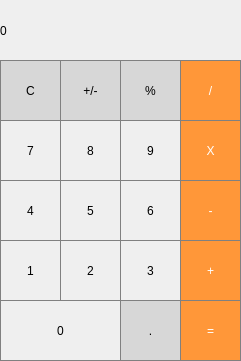
<?xml version="1.0" encoding="UTF-8"?>
<ui version="4.0">
 <class>MainWindow</class>
 <widget class="QMainWindow" name="MainWindow">
  <property name="geometry">
   <rect>
    <x>0</x>
    <y>0</y>
    <width>241</width>
    <height>361</height>
   </rect>
  </property>
  <property name="windowTitle">
   <string>MainWindow</string>
  </property>
  <widget class="QWidget" name="centralwidget">
   <widget class="QLabel" name="label">
    <property name="geometry">
     <rect>
      <x>0</x>
      <y>0</y>
      <width>241</width>
      <height>61</height>
     </rect>
    </property>
    <property name="styleSheet">
     <string notr="true">
/* (Label at top) Label Stylesheet */

QLabel {
  qproperty-alignment: 'AlignVCenter | AlignRight';
  border: 1px solid gray;
}

background-color : white;

/* End Label Stylesheet */</string>
    </property>
    <property name="text">
     <string>0</string>
    </property>
   </widget>
   <widget class="QPushButton" name="clear_button">
    <property name="geometry">
     <rect>
      <x>0</x>
      <y>60</y>
      <width>61</width>
      <height>61</height>
     </rect>
    </property>
    <property name="styleSheet">
     <string notr="true">
/* (Clear,+/-,%,. buttons) Unary Operations Buttons Stylesheet */

QPushButton {
  background-color: rgb(215, 215, 215);
  border: 1px solid gray;
}
QPushButton:pressed {
    background-color: qlineargradient(x1: 0, y1: 0, x2: 0, y2: 1,
                                      stop: 0 #BEBEBE, stop: 1 #D7D7D7);
}
/* End Unary Operations Buttons Stylesheet */</string>
    </property>
    <property name="text">
     <string>C</string>
    </property>
   </widget>
   <widget class="QPushButton" name="plusminus_button">
    <property name="geometry">
     <rect>
      <x>60</x>
      <y>60</y>
      <width>61</width>
      <height>61</height>
     </rect>
    </property>
    <property name="styleSheet">
     <string notr="true">
/* (Clear,+/-,%,. buttons) Unary Operations Buttons Stylesheet */

QPushButton {
  background-color: rgb(215, 215, 215);
  border: 1px solid gray;
}
QPushButton:pressed {
    background-color: qlineargradient(x1: 0, y1: 0, x2: 0, y2: 1,
                                      stop: 0 #BEBEBE, stop: 1 #D7D7D7);
}
/* End Unary Operations Buttons Stylesheet */</string>
    </property>
    <property name="text">
     <string>+/-</string>
    </property>
   </widget>
   <widget class="QPushButton" name="percent_button">
    <property name="geometry">
     <rect>
      <x>120</x>
      <y>60</y>
      <width>61</width>
      <height>61</height>
     </rect>
    </property>
    <property name="styleSheet">
     <string notr="true">
/* (Clear,+/-,%,. buttons) Unary Operations Buttons Stylesheet */

QPushButton {
  background-color: rgb(215, 215, 215);
  border: 1px solid gray;
}
QPushButton:pressed {
    background-color: qlineargradient(x1: 0, y1: 0, x2: 0, y2: 1,
                                      stop: 0 #BEBEBE, stop: 1 #D7D7D7);
}
/* End Unary Operations Buttons Stylesheet */</string>
    </property>
    <property name="text">
     <string>%</string>
    </property>
   </widget>
   <widget class="QPushButton" name="divide_button">
    <property name="geometry">
     <rect>
      <x>180</x>
      <y>60</y>
      <width>61</width>
      <height>61</height>
     </rect>
    </property>
    <property name="styleSheet">
     <string notr="true">
/* (Orange buttons) Operations Buttons Stylesheet */
QPushButton {
  background-color: rgb(255, 151, 57);
  color: white; 
  border: 1px solid gray;
}

QPushButton:pressed {
    background-color: qlineargradient(x1: 0, y1: 0, x2: 0, y2: 1,
                                      stop: 0 #FF7832, stop: 1 #FF9739);
}
</string>
    </property>
    <property name="text">
     <string>/</string>
    </property>
   </widget>
   <widget class="QPushButton" name="nine_button">
    <property name="geometry">
     <rect>
      <x>120</x>
      <y>120</y>
      <width>61</width>
      <height>61</height>
     </rect>
    </property>
    <property name="styleSheet">
     <string notr="true">/* Digits 0-9 Stylesheet */
QPushButton {
   border: 1px solid gray;
}
QPushButton:pressed {
    background-color: qlineargradient(x1: 0, y1: 0, x2: 0, y2: 1,
                                      stop: 0 #dadbde, stop: 1 #f6f7fa);
}

/* End Digits 0-9 Stylesheet */
</string>
    </property>
    <property name="text">
     <string>9</string>
    </property>
   </widget>
   <widget class="QPushButton" name="eight_button">
    <property name="geometry">
     <rect>
      <x>60</x>
      <y>120</y>
      <width>61</width>
      <height>61</height>
     </rect>
    </property>
    <property name="styleSheet">
     <string notr="true">/* Digits 0-9 Stylesheet */
QPushButton {
   border: 1px solid gray;
}
QPushButton:pressed {
    background-color: qlineargradient(x1: 0, y1: 0, x2: 0, y2: 1,
                                      stop: 0 #dadbde, stop: 1 #f6f7fa);
}

/* End Digits 0-9 Stylesheet */
</string>
    </property>
    <property name="text">
     <string>8</string>
    </property>
   </widget>
   <widget class="QPushButton" name="seven_button">
    <property name="geometry">
     <rect>
      <x>0</x>
      <y>120</y>
      <width>61</width>
      <height>61</height>
     </rect>
    </property>
    <property name="styleSheet">
     <string notr="true">/* Digits 0-9 Stylesheet */
QPushButton {
   border: 1px solid gray;
}
QPushButton:pressed {
    background-color: qlineargradient(x1: 0, y1: 0, x2: 0, y2: 1,
                                      stop: 0 #dadbde, stop: 1 #f6f7fa);
}

/* End Digits 0-9 Stylesheet */
</string>
    </property>
    <property name="text">
     <string>7</string>
    </property>
   </widget>
   <widget class="QPushButton" name="multiply_button">
    <property name="geometry">
     <rect>
      <x>180</x>
      <y>120</y>
      <width>61</width>
      <height>61</height>
     </rect>
    </property>
    <property name="styleSheet">
     <string notr="true">
/* (Orange buttons) Operations Buttons Stylesheet */
QPushButton {
  background-color: rgb(255, 151, 57);
  color: white; 
  border: 1px solid gray;
}

QPushButton:pressed {
    background-color: qlineargradient(x1: 0, y1: 0, x2: 0, y2: 1,
                                      stop: 0 #FF7832, stop: 1 #FF9739);
}
</string>
    </property>
    <property name="text">
     <string>X</string>
    </property>
   </widget>
   <widget class="QPushButton" name="two_button">
    <property name="geometry">
     <rect>
      <x>60</x>
      <y>240</y>
      <width>61</width>
      <height>61</height>
     </rect>
    </property>
    <property name="styleSheet">
     <string notr="true">/* Digits 0-9 Stylesheet */
QPushButton {
   border: 1px solid gray;
}
QPushButton:pressed {
    background-color: qlineargradient(x1: 0, y1: 0, x2: 0, y2: 1,
                                      stop: 0 #dadbde, stop: 1 #f6f7fa);
}

/* End Digits 0-9 Stylesheet */
</string>
    </property>
    <property name="text">
     <string>2</string>
    </property>
   </widget>
   <widget class="QPushButton" name="three_button">
    <property name="geometry">
     <rect>
      <x>120</x>
      <y>240</y>
      <width>61</width>
      <height>61</height>
     </rect>
    </property>
    <property name="styleSheet">
     <string notr="true">/* Digits 0-9 Stylesheet */
QPushButton {
   border: 1px solid gray;
}
QPushButton:pressed {
    background-color: qlineargradient(x1: 0, y1: 0, x2: 0, y2: 1,
                                      stop: 0 #dadbde, stop: 1 #f6f7fa);
}

/* End Digits 0-9 Stylesheet */
</string>
    </property>
    <property name="text">
     <string>3</string>
    </property>
   </widget>
   <widget class="QPushButton" name="six_button">
    <property name="geometry">
     <rect>
      <x>120</x>
      <y>180</y>
      <width>61</width>
      <height>61</height>
     </rect>
    </property>
    <property name="styleSheet">
     <string notr="true">/* Digits 0-9 Stylesheet */
QPushButton {
   border: 1px solid gray;
}
QPushButton:pressed {
    background-color: qlineargradient(x1: 0, y1: 0, x2: 0, y2: 1,
                                      stop: 0 #dadbde, stop: 1 #f6f7fa);
}

/* End Digits 0-9 Stylesheet */
</string>
    </property>
    <property name="text">
     <string>6</string>
    </property>
   </widget>
   <widget class="QPushButton" name="five_button">
    <property name="geometry">
     <rect>
      <x>60</x>
      <y>180</y>
      <width>61</width>
      <height>61</height>
     </rect>
    </property>
    <property name="styleSheet">
     <string notr="true">/* Digits 0-9 Stylesheet */
QPushButton {
   border: 1px solid gray;
}
QPushButton:pressed {
    background-color: qlineargradient(x1: 0, y1: 0, x2: 0, y2: 1,
                                      stop: 0 #dadbde, stop: 1 #f6f7fa);
}

/* End Digits 0-9 Stylesheet */
</string>
    </property>
    <property name="text">
     <string>5</string>
    </property>
   </widget>
   <widget class="QPushButton" name="four_button">
    <property name="geometry">
     <rect>
      <x>0</x>
      <y>180</y>
      <width>61</width>
      <height>61</height>
     </rect>
    </property>
    <property name="styleSheet">
     <string notr="true">/* Digits 0-9 Stylesheet */
QPushButton {
   border: 1px solid gray;
}
QPushButton:pressed {
    background-color: qlineargradient(x1: 0, y1: 0, x2: 0, y2: 1,
                                      stop: 0 #dadbde, stop: 1 #f6f7fa);
}

/* End Digits 0-9 Stylesheet */
</string>
    </property>
    <property name="text">
     <string>4</string>
    </property>
   </widget>
   <widget class="QPushButton" name="one_button">
    <property name="geometry">
     <rect>
      <x>0</x>
      <y>240</y>
      <width>61</width>
      <height>61</height>
     </rect>
    </property>
    <property name="styleSheet">
     <string notr="true">/* Digits 0-9 Stylesheet */
QPushButton {
   border: 1px solid gray;
}
QPushButton:pressed {
    background-color: qlineargradient(x1: 0, y1: 0, x2: 0, y2: 1,
                                      stop: 0 #dadbde, stop: 1 #f6f7fa);
}

/* End Digits 0-9 Stylesheet */
</string>
    </property>
    <property name="text">
     <string>1</string>
    </property>
   </widget>
   <widget class="QPushButton" name="add_button">
    <property name="geometry">
     <rect>
      <x>180</x>
      <y>240</y>
      <width>61</width>
      <height>61</height>
     </rect>
    </property>
    <property name="styleSheet">
     <string notr="true">
/* (Orange buttons) Operations Buttons Stylesheet */
QPushButton {
  background-color: rgb(255, 151, 57);
  color: white; 
  border: 1px solid gray;
}

QPushButton:pressed {
    background-color: qlineargradient(x1: 0, y1: 0, x2: 0, y2: 1,
                                      stop: 0 #FF7832, stop: 1 #FF9739);
}
</string>
    </property>
    <property name="text">
     <string>+</string>
    </property>
   </widget>
   <widget class="QPushButton" name="subtract_button">
    <property name="geometry">
     <rect>
      <x>180</x>
      <y>180</y>
      <width>61</width>
      <height>61</height>
     </rect>
    </property>
    <property name="styleSheet">
     <string notr="true">
/* (Orange buttons) Operations Buttons Stylesheet */
QPushButton {
  background-color: rgb(255, 151, 57);
  color: white; 
  border: 1px solid gray;
}

QPushButton:pressed {
    background-color: qlineargradient(x1: 0, y1: 0, x2: 0, y2: 1,
                                      stop: 0 #FF7832, stop: 1 #FF9739);
}
</string>
    </property>
    <property name="text">
     <string>-</string>
    </property>
   </widget>
   <widget class="QPushButton" name="equals_button">
    <property name="geometry">
     <rect>
      <x>180</x>
      <y>300</y>
      <width>61</width>
      <height>61</height>
     </rect>
    </property>
    <property name="styleSheet">
     <string notr="true">
/* (Orange buttons) Operations Buttons Stylesheet */
QPushButton {
  background-color: rgb(255, 151, 57);
  color: white; 
  border: 1px solid gray;
}

QPushButton:pressed {
    background-color: qlineargradient(x1: 0, y1: 0, x2: 0, y2: 1,
                                      stop: 0 #FF7832, stop: 1 #FF9739);
}
</string>
    </property>
    <property name="text">
     <string>=</string>
    </property>
   </widget>
   <widget class="QPushButton" name="decimal_button">
    <property name="geometry">
     <rect>
      <x>120</x>
      <y>300</y>
      <width>61</width>
      <height>61</height>
     </rect>
    </property>
    <property name="styleSheet">
     <string notr="true">
/* (Clear,+/-,%,. buttons) Unary Operations Buttons Stylesheet */

QPushButton {
  background-color: rgb(215, 215, 215);
  border: 1px solid gray;
}
QPushButton:pressed {
    background-color: qlineargradient(x1: 0, y1: 0, x2: 0, y2: 1,
                                      stop: 0 #BEBEBE, stop: 1 #D7D7D7);
}
/* End Unary Operations Buttons Stylesheet */</string>
    </property>
    <property name="text">
     <string>.</string>
    </property>
   </widget>
   <widget class="QPushButton" name="zero_button">
    <property name="geometry">
     <rect>
      <x>0</x>
      <y>300</y>
      <width>121</width>
      <height>61</height>
     </rect>
    </property>
    <property name="styleSheet">
     <string notr="true">/* Digits 0-9 Stylesheet */
QPushButton {
   border: 1px solid gray;
}
QPushButton:pressed {
    background-color: qlineargradient(x1: 0, y1: 0, x2: 0, y2: 1,
                                      stop: 0 #dadbde, stop: 1 #f6f7fa);
}

/* End Digits 0-9 Stylesheet */
</string>
    </property>
    <property name="text">
     <string>0</string>
    </property>
   </widget>
  </widget>
 </widget>
 <resources/>
 <connections/>
</ui>
